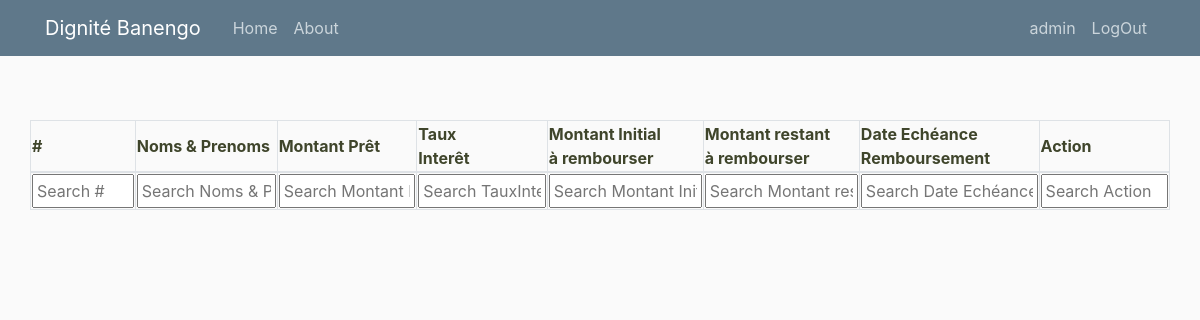
The app's page /bank/listpret/ (signed in), older data.
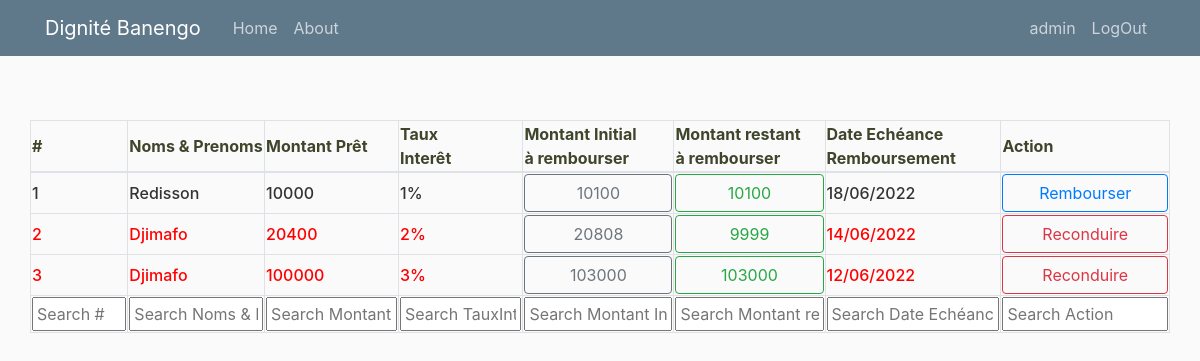
The same page, newer data.
### bank/models.py (models this page shows, shortened)
class PretBank(models.Model):
    date_pret =models.DateTimeField()
    membre = models.ForeignKey(Membre, on_delete=models.CASCADE)
    profil_pret_bank = models.ForeignKey(ProfilPretBank, on_delete=models.SET_NULL, blank=True, null=True)
    montant = models.PositiveIntegerField()
    garantie = models.CharField(max_length=50, blank=True, null=True)
    date_remboursement =models.DateTimeField()
    taux_interet = models.PositiveIntegerField()
    created = models.DateTimeField(auto_now_add=True)
    updated = models.DateTimeField(auto_now=True)
    versement_remboursement = models.PositiveIntegerField(default=0)
    freeze = models.BooleanField(default=False)
    author= models.ForeignKey(User, on_delete=models.SET_NULL, blank=True, null=True)
    @property
    def montant_initial_remboursement(self):
        m = int(self.montant*(1+self.taux_interet*0.01))
        return m
    @property
    def reste_a_rembourser(self):
        v = self.montant_initial_remboursement - self.versement_remboursement
        return v
    @property
    def insolvable(self):
        now = timezone.now()
        if self.reste_a_rembourser >0 and now > self.date_remboursement:
            return True
        else:
            return False

### tontine/models.py (models this page shows, shortened)
class Membre(models.Model):
    user = models.OneToOneField(User, on_delete=models.CASCADE)
    nom = models.CharField(max_length=100, unique=True)
    matricule = models.CharField(max_length=8, unique=True)
    telephone = models.CharField(max_length=10, blank=True, null=True)
    qualite = models.CharField(max_length=100, blank=True, null=True)
    profession = models.CharField(max_length=100, blank=True, null=True)
    sexe = models.CharField(choices=SEXE_CHOICES, max_length=1)
    date_naissance = models.DateField(blank=True, null=True)
    date_adhesion = models.DateField()
    created = models.DateTimeField(auto_now_add=True)
    updated = models.DateTimeField(auto_now=True)
    cotisation = models.ForeignKey(MontantCotisation, on_delete=models.CASCADE)
    presence = models.ForeignKey(MontantPresence, on_delete=models.CASCADE)
    agape = models.ForeignKey(MontantAgape, on_delete=models.CASCADE)
    bank = models.ForeignKey(MontantBank, on_delete=models.SET_NULL, blank=True, null=True)
    bank_bool = models.BooleanField(default=False)
    cotisation_bool = models.BooleanField(default=False)
    presence_bool = models.BooleanField(default=True)
    total_impaye = models.IntegerField(default=0)
    total_seance = models.IntegerField(default=0)
    total_consigne = models.IntegerField(default=0)
    reserve = models.IntegerField(default=0)

### bank/views.py (the view)
# urls.py: path('listpret/', views.listpret, name='listpret'),
@login_required
def listpret(request):
    if request.user.is_staff:
        pret1 = PretBank.objects.filter(freeze=False)
    else:
        try:
            m=request.user.membre
            pret1 = PretBank.objects.filter(membre=m, freeze=False)
        except Exception as e:
            pret1 = []
    prets = [x for x in pret1 if x.reste_a_rembourser>0]
    context = {'prets': prets}
    return render(request, "bank/listpret.html", context)

### bank/templates/bank/listpret.html (shortened to what this page needs)
{% extends "tontine/base3.html" %}
{% load crispy_forms_tags %}
{% block content %}
<div class="container-fluid">
    <br>
    <div class="row mt-3">
        <div class="col-md-12">
            <table id="example" class="stripe row-border order-column table-bordered" style="width:100%">
                <thead>
                    <tr>
                        <th>#</th>
                        <th>Noms & Prenoms</th>
                        <th>Montant Prêt</th>
                        <th>Taux<br>Interêt</th>
                        <th>Montant Initial<br>à rembourser</th>
                        <th>Montant restant<br>à rembourser</th>
                        <th>Date Echéance<br>Remboursement</th>
                        <th>Action</th>
                    </tr>
                </thead>
                <tbody>
                    {% for data in prets %}
                        <tr {% if data.insolvable %} style="color: red;" {% endif %}>
                            <td>{{ forloop.counter }}</td>
                            <td>{{data.membre.nom}}</td>
                            <td>{{data.montant}}</td>
                            <td>{{data.taux_interet}}%</td>
                            <td>
                                <button class="btn btn-outline-secondary" style="width: 100%">
                                    {{data.montant_initial_remboursement}}
                                </button>
                            </td>
                            <td>
                                <button class="btn btn-outline-success" style="width: 100%">
                                    {{data.reste_a_rembourser}}
                                </button>
                            </td>
                            <td>{{data.date_remboursement|date:"d/m/Y"}}</td>
                            <td>
                                {% if request.user.is_staff %}
                                    {% if data.insolvable %}
                                        {% if data.freeze %}
                                        <a class="btn btn-outline-danger" style="width: 100%" href="#">Freezé</a>
                                        {% else %}
                                    <a class="btn btn-outline-danger" style="width: 100%" href="{% url 'reconduction' data.id %}">Reconduire</a>
                                        {% endif %}
                                    {% else %}
                                    <a class="btn btn-outline-primary" style="width: 100%" href="{% url 'rembpretbank' %}?pretbankid={{data.id}}">Rembourser</a>
                                    {% endif %}
                                {% endif %}
                            </td>
                        </tr>
                        {% endfor %}
                </tbody>
                <tfoot>
                    <tr>
                        <th>#</th>
                        <th>Noms & Prenoms</th>
                        <th>Montant Prêt</th>
                        <th>Taux<br>Interêt</th>
                        <th>Montant<br>Remboursement</th>
                        <th>Date<br>Remboursement</th>
                        <th>Date Echéance<br>Remboursement</th>
                        <th>Action</th>
                    </tr>
                </tfoot>
            </table>
        </div>
    </div>
</div>
{% endblock %}

Row changes from the older to the newer data that the page shows:
added PretBank: membre.nom "Redisson", montant "10000", taux_interet "1", montant_initial_remboursement "10100", reste_a_rembourser "10100", date_remboursement "18/06/2022"
added PretBank: membre.nom "Djimafo", montant "20400", taux_interet "2", montant_initial_remboursement "20808", reste_a_rembourser "9999", date_remboursement "14/06/2022", freeze "Reconduire"
added PretBank: membre.nom "Djimafo", montant "100000", taux_interet "3", montant_initial_remboursement "103000", reste_a_rembourser "103000", date_remboursement "12/06/2022", freeze "Reconduire"
